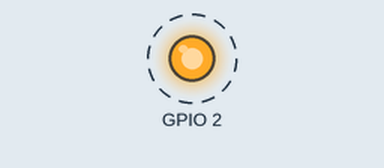
Simulated run of this program. Board: Raspberry Pi (BCM pin numbers). Shown: output pins drawn as LEDs (lit = HIGH). Dashed ring = blinking. At 10.0 s the program stops and its outputs stay as they are.

Above: at 0.2 s.
Timing chart, 0 to 3.0 s (numbered marks = the images above):
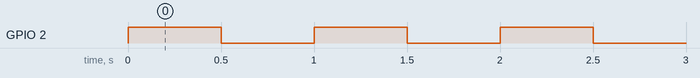

Measured:
- by itself, GPIO 2: alternates HIGH for 0.50 s and LOW for 0.50 s, 20 changes in all, then stays LOW

The program:

Blinking.py
```python
#!/usr/bin/python
import RPi.GPIO as GPIO     ##Import GPIO Library
import time                 ##Import time Library untuk sleep

GPIO.setmode(GPIO.BCM)      ##Guna GPIO pin numbering
GPIO.setwarnings(False)     ##Disable Warning
GPIO.setup(2,GPIO.OUT)      ##Set output
for _ in range(10):
  GPIO.output(2, True)      ##LED ON
  time.sleep(0.5)           ##Pause 5 sec
  GPIO.output(2, False)     ##LED OFF
  time.sleep(0.5)           ##Pause 5 sec

GPIO.cleanup()              ##Reset GPIO
```
